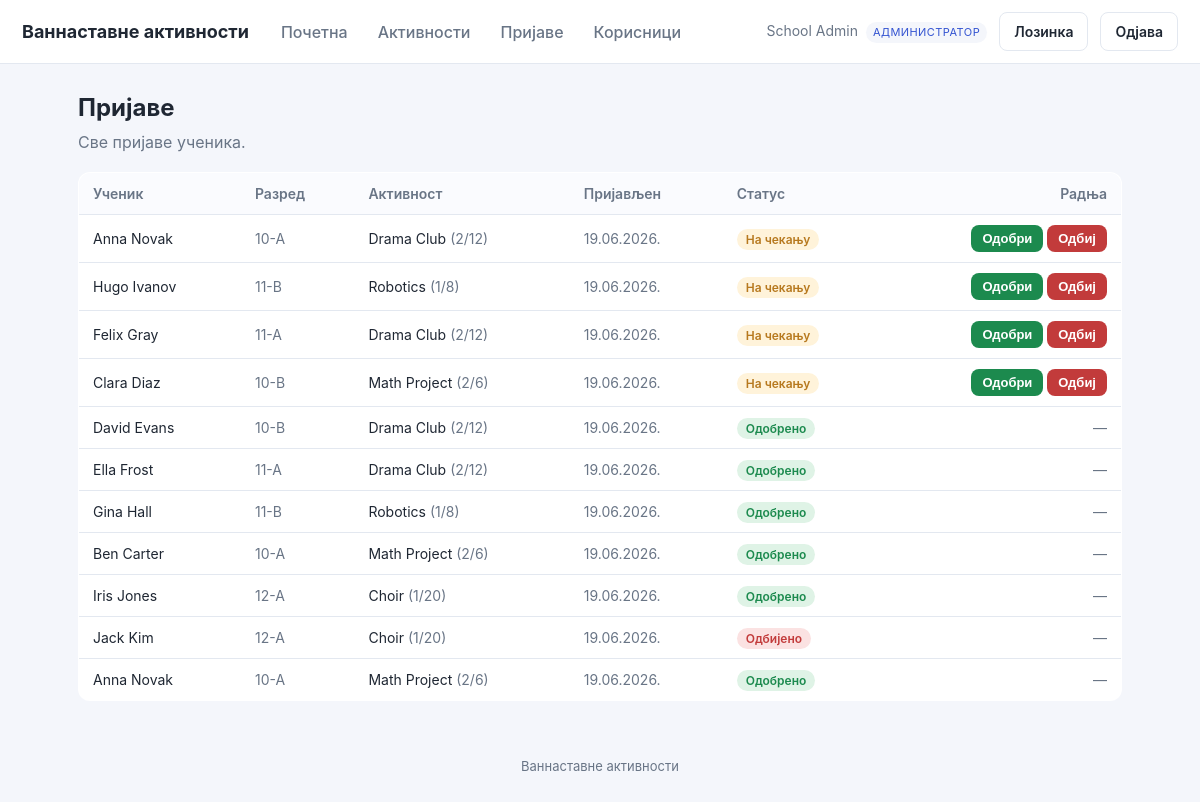
The app's page /applications.php (signed in), older data.
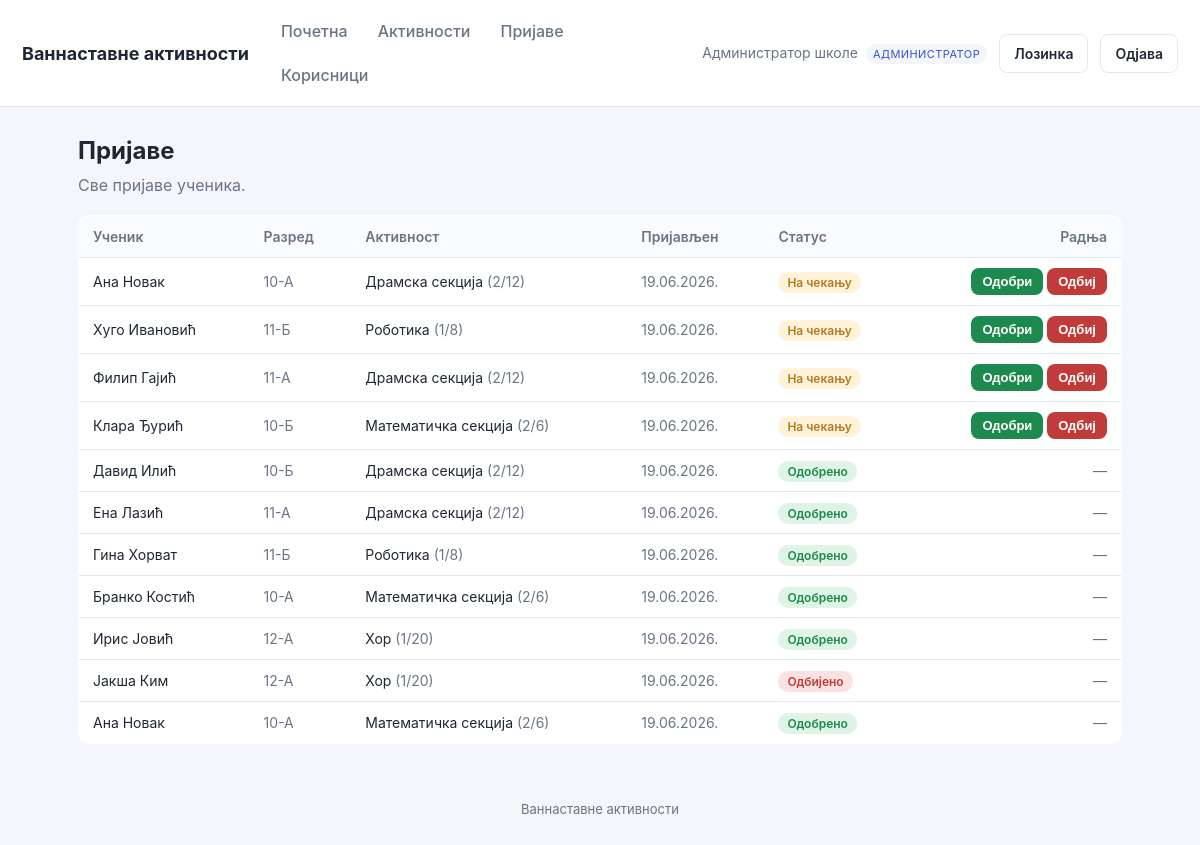
The same page, newer data.
### tables this page shows
CREATE TABLE users (
  id          INT AUTO_INCREMENT PRIMARY KEY,
  name        VARCHAR(120) NOT NULL,
  email       VARCHAR(190) NOT NULL UNIQUE,
  password    VARCHAR(255) NOT NULL,
  role        ENUM('admin','teacher','student') NOT NULL,
  grade_class VARCHAR(40) DEFAULT NULL,
  active      TINYINT(1) NOT NULL DEFAULT 1,
  must_change_password TINYINT(1) NOT NULL DEFAULT 0,
  created_at  DATETIME NOT NULL DEFAULT CURRENT_TIMESTAMP
);

CREATE TABLE applications (
  id          INT AUTO_INCREMENT PRIMARY KEY,
  student_id  INT NOT NULL,
  activity_id INT NOT NULL,
  status      ENUM('pending','approved','rejected') NOT NULL DEFAULT 'pending',
  applied_at  DATETIME NOT NULL DEFAULT CURRENT_TIMESTAMP,
  decided_at  DATETIME DEFAULT NULL,
  decided_by  INT DEFAULT NULL,
  UNIQUE KEY uniq_student_activity (student_id, activity_id),
  CONSTRAINT fk_app_student  FOREIGN KEY (student_id)  REFERENCES users(id)      ON DELETE CASCADE,
  CONSTRAINT fk_app_activity FOREIGN KEY (activity_id) REFERENCES activities(id) ON DELETE CASCADE,
  CONSTRAINT fk_app_decider  FOREIGN KEY (decided_by)  REFERENCES users(id)      ON DELETE SET NULL
);

CREATE TABLE activities (
  id            INT AUTO_INCREMENT PRIMARY KEY,
  name          VARCHAR(150) NOT NULL,
  description   TEXT,
  location      VARCHAR(150) DEFAULT NULL,
  schedule_text VARCHAR(150) DEFAULT NULL,
  max_students  INT NOT NULL DEFAULT 20,
  status        ENUM('open','closed','archived') NOT NULL DEFAULT 'open',
  created_by    INT DEFAULT NULL,
  created_at    DATETIME NOT NULL DEFAULT CURRENT_TIMESTAMP,
  CONSTRAINT fk_act_creator FOREIGN KEY (created_by) REFERENCES users(id) ON DELETE SET NULL
);

### includes/db.php (called while the page is built, shortened)
<?php
function db(): PDO {
    static $pdo = null;
    if ($pdo === null) {
        $dsn = 'mysql:host=' . DB_HOST . ';dbname=' . DB_NAME . ';charset=utf8mb4';
        try {
            $pdo = new PDO($dsn, DB_USER, DB_PASS, [
                PDO::ATTR_ERRMODE            => PDO::ERRMODE_EXCEPTION,
                PDO::ATTR_DEFAULT_FETCH_MODE => PDO::FETCH_ASSOC,
                PDO::ATTR_EMULATE_PREPARES   => false,
            ]);
        } catch (PDOException $e) {
            http_response_code(500);
            die('Повезивање са базом није успело. Проверите config.php. '
                . (DEBUG ? '(' . htmlspecialchars($e->getMessage()) . ')' : ''));
        }
    }
    return $pdo;
}

### includes/auth.php (called while the page is built, shortened)
<?php
require_once __DIR__ . '/db.php';
require_once __DIR__ . '/functions.php';
function current_user(): ?array {
    static $u = null;
    if ($u === null) {
        $st = db()->prepare('SELECT * FROM users WHERE id=? AND active=1');
        $st->execute([$_SESSION['uid']]);
        $u = $st->fetch() ?: null;
    }
    return $u;
}
function require_login(): array {
    $u = current_user();
    return $u;
}
function require_role(string ...$roles): array {
    $u = require_login();
    return $u;
}
function is_admin(array $u): bool   { return $u['role'] === 'admin'; }

### applications.php (the view, shortened to what this page needs)
<?php
require_once __DIR__ . '/includes/auth.php';
$u = require_role('admin', 'teacher');
$params = [];
$where = "1=1";
$sql = "SELECT ap.*, s.name AS student_name, s.grade_class, a.name AS activity_name, a.max_students,
        (SELECT COUNT(*) FROM applications x WHERE x.activity_id=ap.activity_id AND x.status='approved') AS approved_now
        FROM applications ap
        JOIN users s ON s.id=ap.student_id
        JOIN activities a ON a.id=ap.activity_id
        WHERE $where
        ORDER BY (ap.status='pending') DESC, ap.applied_at DESC";
$st = db()->prepare($sql);
$st->execute($params);
$rows = $st->fetchAll();
include __DIR__ . '/includes/header.php';
?>
<h1>Пријаве</h1>
<p class="sub"><?= is_admin($u) ? 'Све пријаве ученика.' : 'Пријаве за ваше активности.' ?></p>
<?php if (!$rows): ?>
  <div class="card muted">Нема пријава за приказ.</div>
<?php else: ?>
<table>
  <tr><th>Ученик</th><th>Разред</th><th>Активност</th><th>Пријављен</th><th>Статус</th><th class="right">Радња</th></tr>
  <?php foreach ($rows as $r): $full = $r['approved_now'] >= $r['max_students']; ?>
  <tr>
    <td><?= e($r['student_name']) ?></td>
    <td class="muted"><?= e($r['grade_class'] ?: '—') ?></td>
    <td><?= e($r['activity_name']) ?> <span class="muted">(<?= (int)$r['approved_now'] ?>/<?= (int)$r['max_students'] ?>)</span></td>
    <td class="muted"><?= e(date('d.m.Y.', strtotime($r['applied_at']))) ?></td>
    <td><?= status_badge($r['status']) ?></td>
    <td class="right">
      <?php if ($r['status']==='pending'): ?>
      <form method="post" class="inline">
        <button class="btn btn-sm btn-ok" name="decision" value="approved" <?= $full?'disabled title="Активност је попуњена"':'' ?>>Одобри</button>
        <button class="btn btn-sm btn-bad" name="decision" value="rejected">Одбиј</button>
      </form>
      <?php else: ?><span class="muted">—</span><?php endif; ?>
    </td>
  </tr>
  <?php endforeach; ?>
</table>
<?php endif; ?>
<?php include __DIR__ . '/includes/footer.php'; ?>

### includes/header.php (shortened to what this page needs)
<?php
$u = $u ?? current_user();
?><!DOCTYPE html>
<html lang="sr">
<head>
<link rel="stylesheet" href="assets/style.css">
</head>
<body>
<header class="topbar">
  <a class="brand" href="dashboard.php"><?= e(APP_NAME) ?></a>
  <?php if ($u): ?>
  <nav class="mainnav">
    <a href="dashboard.php">Почетна</a>
    <a href="activities.php">Активности</a>
    <?php if (is_admin($u) || is_teacher($u)): ?>
      <a href="applications.php">Пријаве</a>
    <?php endif; ?>
    <?php if (is_admin($u)): ?>
      <a href="users.php">Корисници</a>
    <?php endif; ?>
  </nav>
  <div class="userbox">
    <span class="uname"><?= e($u['name']) ?> <span class="role"><?= e(role_label($u['role'])) ?></span></span>
    <a class="btn btn-ghost" href="change_password.php">Лозинка</a>
    <a class="btn btn-ghost" href="logout.php">Одјава</a>
  </div>
  <?php endif; ?>
</header>
<main class="container">

### includes/functions.php (shortened to what this page needs)
<?php
function e(?string $s): string {
    return htmlspecialchars($s ?? '', ENT_QUOTES, 'UTF-8');
}
function status_label(string $s): string {
    static $m = [
        'pending'  => 'На чекању', 'approved' => 'Одобрено', 'rejected' => 'Одбијено',
        'open'     => 'Отворено',  'closed'   => 'Затворено', 'archived' => 'Архивирано',
        'present'  => 'Присутан',  'absent'   => 'Одсутан',   'excused'  => 'Оправдано',
    ];
    return $m[$s] ?? $s;
}
function role_label(string $r): string {
    static $m = ['admin' => 'Администратор', 'teacher' => 'Наставник', 'student' => 'Ученик'];
    return $m[$r] ?? $r;
}
function status_badge(string $status): string {
    return '<span class="badge badge-' . e($status) . '">' . e(status_label($status)) . '</span>';
}

Row changes from the older to the newer data that the page shows:
changed users "АДМИНИСТРАТОР": name "School Admin" → "Администратор школе"
changed through a linked row, applications (number 1 of 11 on the later page): student.name "Anna Novak" → "Ана Новак"; student.grade_class "10-A" → "10-А"; activity.name "Drama Club" → "Драмска секција"
changed through a linked row, applications: student.name "Hugo Ivanov" → "Хуго Ивановић"; student.grade_class "11-B" → "11-Б"; activity.name "Robotics" → "Роботика"
changed through a linked row, applications: student.name "Felix Gray" → "Филип Гајић"; student.grade_class "11-A" → "11-А"; activity.name "Drama Club" → "Драмска секција"
changed through a linked row, applications: student.name "Clara Diaz" → "Клара Ђурић"; student.grade_class "10-B" → "10-Б"; activity.name "Math Project" → "Математичка секција"
changed through a linked row, applications: student.name "David Evans" → "Давид Илић"; student.grade_class "10-B" → "10-Б"; activity.name "Drama Club" → "Драмска секција"
changed through a linked row, applications: student.name "Ella Frost" → "Ена Лазић"; student.grade_class "11-A" → "11-А"; activity.name "Drama Club" → "Драмска секција"
changed through a linked row, applications: student.name "Gina Hall" → "Гина Хорват"; student.grade_class "11-B" → "11-Б"; activity.name "Robotics" → "Роботика"
changed through a linked row, applications: student.name "Ben Carter" → "Бранко Костић"; student.grade_class "10-A" → "10-А"; activity.name "Math Project" → "Математичка секција"
changed through a linked row, applications: student.name "Iris Jones" → "Ирис Јовић"; student.grade_class "12-A" → "12-А"; activity.name "Choir" → "Хор"
changed through a linked row, applications "Одбијено": student.name "Jack Kim" → "Јакша Ким"; student.grade_class "12-A" → "12-А"; activity.name "Choir" → "Хор"
changed through a linked row, applications (number 11 of 11 on the later page): student.name "Anna Novak" → "Ана Новак"; student.grade_class "10-A" → "10-А"; activity.name "Math Project" → "Математичка секција"
